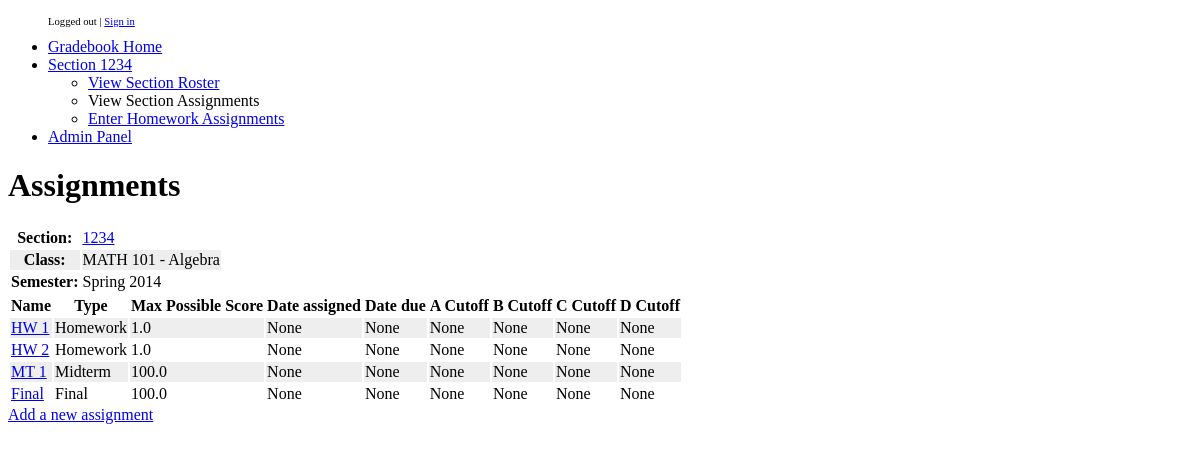
/grades/1/assignments/, run on the app's committed database.
### grades/models.py (models this page shows, shortened)
class Section(models.Model):
	course=models.ForeignKey(Course,blank=False,on_delete=models.PROTECT)
	number=models.CharField(max_length=10,blank=False)
	semester=models.ForeignKey(Semester,blank=False,on_delete=models.PROTECT)
	def __unicode__(self):
                return unicode(self.number) + ' (' + unicode(self.course) + ' - ' + unicode(self.semester) + ')'

class Course(models.Model):
	title=models.TextField(blank=False)
	number=models.IntegerField(unique=True,blank=False)
        department=models.ForeignKey(Department,blank=False,on_delete=models.PROTECT)
	def __unicode__(self):
                return self.department.name+' '+unicode(self.number) + ' - ' + self.title

class Department(models.Model):
        name=models.CharField(max_length=10,primary_key=True,unique=True,blank=False)
        long_name=models.CharField(max_length=50,null=True,blank=True)

class Semester(models.Model):
	name=models.CharField(max_length=10,blank=False)
	year=models.IntegerField(blank=False)
	def __unicode__(self):
                return self.name + ' ' + unicode(self.year)

class Assignment(models.Model):
	section=models.ForeignKey(Section,blank=False,on_delete=models.PROTECT)
	name=models.CharField(max_length=50,blank=False)
	max_value=models.FloatField(default=100)
        assign_date=models.DateField(null=True,blank=True)
        due_date=models.DateField(null=True,blank=True)
	assignment_type=models.ForeignKey(AssignmentType,blank=False,on_delete=models.PROTECT)
        a_cutoff=models.FloatField(null=True,blank=True)
        b_cutoff=models.FloatField(null=True,blank=True)
        c_cutoff=models.FloatField(null=True,blank=True)
        d_cutoff=models.FloatField(null=True,blank=True)
	def __unicode__(self):
                return self.name + ' (Section ' + self.section.number +')'
        class Meta:
                unique_together=('section','name')

class AssignmentType(models.Model):
	description=models.TextField(unique=True,blank=False)
	def __unicode__(self):
                return self.description

### grades/views.py (the view)
# urls.py: url(r'^(?P<section_id>\d+)/assignments/$', views.assignments, name='assignments'),
def assignments(request,section_id):
    section = get_object_or_404(Section,pk=section_id)
    assignments = list(Assignment.objects.filter(section=section_id));
    return render(request, 'grades/assignments/assignments.html', {'assignments': assignments,'section': section})

### grades/templates/grades/assignments/assignments.html (shortened to what this page needs)
{% extends "base_generic.html" %}
{% block content %}
  <h1>Assignments</h1>
<table>
  <tr><th>Section:</th> <td>
      <span data-tooltip class="has-tip" title="Return to the section summary.">
	<a href="{% url 'grades:section' section.id %}">{{section.number}}</a>
      </span>
  </td></tr>
  <tr><th>Class:  </th> <td>{{section.course}}</td></tr>
  <tr><th>Semester:</th> <td>{{section.semester}}</td></tr>
</table>
{% if assignments %}
<table class="table table-striped table-condensed">
  <tr>
    <th><span data-tooltip class="has-tip" title="Click the assignment name to edit the assignment in the admin panel.">Name</span></th>
    <th>Type</th>
    <th>Max Possible Score</th>
    <th>Date assigned</th>
    <th>Date due</th>
    <th>A Cutoff</th>
    <th>B Cutoff</th>
    <th>C Cutoff</th>
    <th>D Cutoff</th>
  </tr>
  {% for assignment in assignments %}
  <tr>
    <td><a href="{% url 'admin:index' %}grades/assignment/{{assignment.id}}/">{{assignment.name}}</a></td>
    <td>{{assignment.assignment_type}}</td>
    <td>{{assignment.max_value}}</td>
    <td>{{assignment.assign_date}}</td>
    <td>{{assignment.due_date}}</td>
    <td>{{assignment.a_cutoff}}</td>
    <td>{{assignment.b_cutoff}}</td>
    <td>{{assignment.c_cutoff}}</td>
    <td>{{assignment.d_cutoff}}</td>
  </tr>
  {% endfor %}
</table>
{% else %}
    <p>No assignments are available.</p>
{% endif %}
    <a href="{% url 'admin:index' %}grades/assignment/add/?section={{section.id}}">Add a new assignment</a>
{% endblock %}
{% block local_sidebar %}
<li>
  <a href="{% url 'grades:section' section.id %}">Section {{section.number}}</a>
  <ul class="nav">
    <li><a href="{% url 'grades:roster' section.id %}">View Section Roster</a></li>
    <li>View Section Assignments</li>
    <li><a href="{% url 'grades:hw_entry' section.id %}">Enter Homework Assignments</a></li>
  </ul>
</li>
{% endblock %}

### grades/templates/base_generic.html (shortened to what this page needs)
{% load static %}
{% load foundation_tags %}
<!doctype html>
<html lang="en">
<head>
  {% block css %}
    <link rel="stylesheet" href="{% static "grades/style.css" %}" />
  {% endblock css %}
</head>
<body {% block body_attr %}{% endblock body_attr %}>
  {% block base_body %}
  <div class="row">
    <div class="small-2 large-2 columns">
      <div role="complementary" class="bs-sidebar hidden-print affix">
	<ul class="side-nav">
	  <p class="login-text">
	    {% if user.is_authenticated %}
	      Logged in as {{ user.username }} | <a href="{% url 'logout' %}?next={{ request.get_full_path|urlencode }}">Sign out</a>
	    {% else %}
	      Logged out | <a href="{% url 'login' %}?next={{ request.get_full_path|urlencode }}">Sign in</a>
	    {% endif %}
	  </p>
	  {% block full_sidebar %}
	  <li>
	    <a href="{% url 'grades:section_index' %}">Gradebook Home</a>
	  </li>
	  {% block local_sidebar %}
	  {% endblock %}
	  <li><a href="{% url 'admin:index' %}grades/">Admin Panel</a></li>
	  {% endblock %}
	</ul>
      </div>
    </div>
    <div class="small-10 large-10 columns">
      <div id="content" class="content">
        {% block content %}No content defined!{% endblock %}
      </div>
    </div>
  </div>
  {% endblock base_body %}
</body>
</html>

### grades/static/grades/style.css (style rules this page uses)
.login-text { font-size:8pt; }
.row { max-width:100%; }
table tr.even, table tr.alt, table tr:nth-of-type(2n) { background: none repeat scroll 0 0 #eee; }

### data on the page
Section: number "1234", course "MATH 101 - Algebra", semester "Spring 2014"
Assignment: name "HW 1", assignment_type "Homework", max_value "1.0", assign_date "None", due_date "None", a_cutoff "None", b_cutoff "None", c_cutoff "None", d_cutoff "None"
Assignment: name "HW 2", assignment_type "Homework", max_value "1.0", assign_date "None", due_date "None", a_cutoff "None", b_cutoff "None", c_cutoff "None", d_cutoff "None"
Assignment: name "MT 1", assignment_type "Midterm", max_value "100.0", assign_date "None", due_date "None", a_cutoff "None", b_cutoff "None", c_cutoff "None", d_cutoff "None"
Assignment: name "Final", assignment_type "Final", max_value "100.0", assign_date "None", due_date "None", a_cutoff "None", b_cutoff "None", c_cutoff "None", d_cutoff "None"
